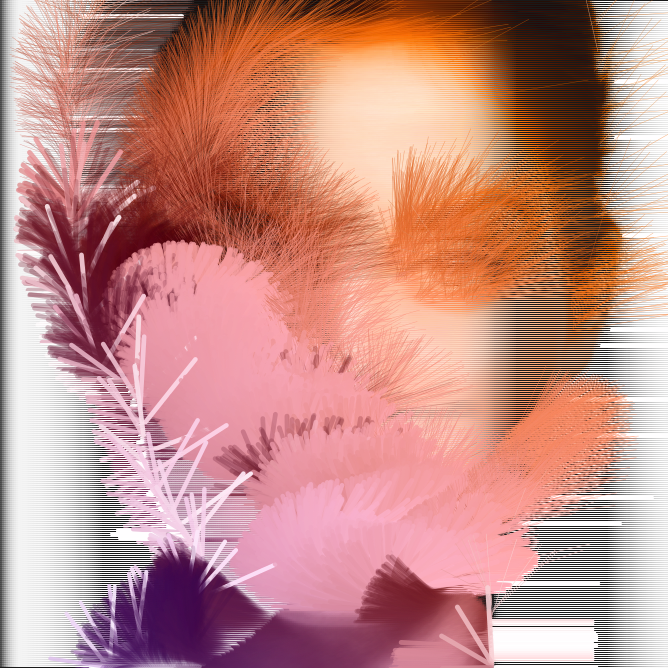

This figure's Python source:
# #!/usr/bin/env python3
import os
import sys
import math
import datetime

import cairocffi as cairo

from mod import draw
from mod.colz import *


# Pyglet window
# window = pyglet.window.Window( w, h )

# ims = cairo.ImageSurface(cairo.FORMAT_ARGB32, w, h) # Simple Surface
ims = cairo.ImageSurface.create_from_png("./input/ori.png")
ctx = cairo.Context(ims)

w = 334
h = 334
cx = w / 2
cy = h / 2
scale = 50

ims_d = cairo.ImageSurface(cairo.FORMAT_ARGB32, w * 2, h * 2)
ctx_d = cairo.Context(ims_d)

ctx_d.rectangle (0, 0, w * 2, h * 2) # Rectangle(x0, y0, x1, y1)
ctx_d.set_source_rgb(0.1, 0.1, 0.1)
ctx_d.fill ()
ctx_d.set_line_cap(cairo.LINE_CAP_ROUND)

buf = ims.get_data()
pixel = 0.0
ctx_d.set_operator(cairo.OPERATOR_OVER)
for i in range(0,len(buf),4):

    x1 = i / 4 % w
    y1 = i / 4 / w

    # In some environments pixel data ir returned as by in others as int :(
    r = buf[i]
    if isinstance( r, bytes ):
        r = int.from_bytes( r, byteorder='big' )
        r /= 255

    g = buf[i+1]
    if isinstance( g, bytes ):
        g = int.from_bytes( g, byteorder='big' )
        g /= 255

    b = buf[i+2]
    if isinstance( b, bytes ):
        b = int.from_bytes( b, byteorder='big' )
        b /= 255

    hsl = Colz.rgbToHsl( b, g, r )
    sw = max(0.5, 5 * hsl[0]) # Stroke width
    len_ = max(10, scale * hsl[1]) # line length

    angle = (hsl[1] * math.pi * 2)
    #angle = hsl[1] * 2 * math.pi
    x2 = x1 + len_ * math.cos( angle )
    y2 = y1 + len_ * math.sin( angle )

    # ctx_d.set_line_width( sw )
    # ctx_d.set_source_rgba( 0.0, 0.0, 0.0, 0.15 )
    # draw.line ( ctx_d, x1 * 2, y1 * 2, x2 * 2 - 1 , y2 * 2 - 1 )

    ctx_d.set_line_width( sw )
    ctx_d.set_source_rgba( b, g, r, hsl[2] )
    draw.line ( ctx_d, x1 * 2, y1 * 2, x2 * 2 , y2 * 2 )
    # draw.line ( ctx_d, x1 * 2, y1 * 2, x1 * 2 , (y1 - len_) * 2 )

    # print(str(r)+' '+str(g)+' '+str(b))

    # print(str(x1)+' '+str(y1))
    # print(str(i / 4 % w))
    # print(str(i / 4 / w))
    # sys.exit()

# ctx.set_source_rgb(1.0, 0.1, 0.1)
# draw.line ( ctx, 100, 100, 200, 200 )

# data = (ctypes.c_ubyte * (w * h * 4))()
# stride = w * 4
# ims = cairo.ImageSurface.create_for_data( data, cairo.FORMAT_ARGB32, w, h, stride)
# ctx = cairo.Context(ims)

# Clear
# ctx.rectangle (0, 0, w, h) # Rectangle(x0, y0, x1, y1)
# ctx.set_source_rgb(0.1, 0.1, 0.1)
# ctx.fill ()

# ctx.set_source_rgba(1.0, 1.0, 1.0, 0.5)
# draw.circle( ctx, 200, 200, 160, 9)
# ctx.stroke ()

ims_d.write_to_png("plands.png")
